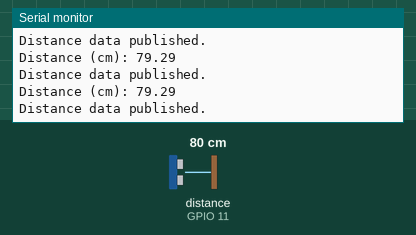
Recording of a sketch running on a simulated ESP32-S3. Parts: the last lines printed to the serial monitor. Wiring (inferred from the names in the program): ultrasonic range finder: trigger GPIO 10; echo GPIO 11. The inputs (shaded band) are chosen by the test bench; at power-on: distance to the obstacle (sensor on GPIO 11) 80 cm. The echo pulse lasts 58.3 µs per cm; WiFi joins after 1.5 s; servers stay silent unless stated; no MQTT or app messages arrive unless stated.

Above: at 2.8 s.
2.9 s: distance to the obstacle (sensor on GPIO 11) set to 2 cm
At 3.6 s:
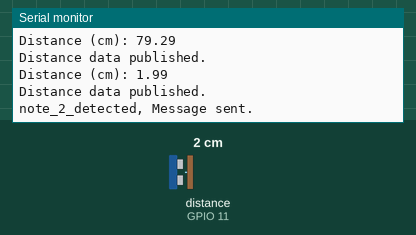
4.6 s: distance to the obstacle (sensor on GPIO 11) set to 4 cm
At 5.1 s:
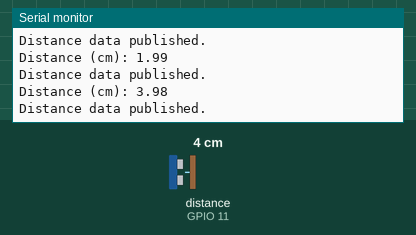
Timing chart, 0 to 7.6 s (numbered marks = the images above; inputs shaded):
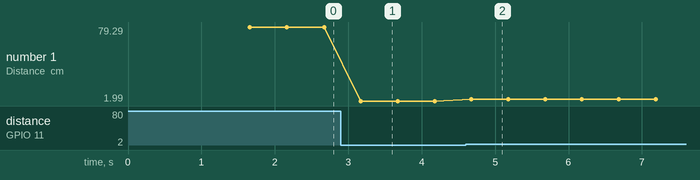

Measured:
- after the input at 2.9 s, the serial monitor: prints a new line after 0.27 s (image 1)
- after the input at 4.6 s, the serial monitor: prints a new line after 0.08 s (image 2)
- plotted number 1: 79.29 → 1.99 after the input at 2.9 s, 1.99 → 3.98 after the input at 4.6 s

The sketch:

ESP32_MQTT_2_ClientID.ino
```cpp
#include <WiFi.h>
#include <PubSubClient.h>

const char* ssid = "VM7604111";  // Replace with your Wi-Fi credentials
const char* password = "c5hFmNnrmfhn";
const char* mqtt_server = "192.168.0.43";  // Replace with your MQTT broker's IP
const char* deviceID = "ESP32_2";

const char* distanceTopic = "ultrasonic_distance_2";  // MQTT topic for distance data
const char* motionTopic = "Esp32_2_triggered";        // MQTT topic for motion detection
//const char* topic = "sensor_data";                  // MQTT topic for other sensor data
const int trigPin = 10;
const int echoPin = 11;
const int MAX_DISTANCE = 65;

// Define sound speed in cm/uS
#define SOUND_SPEED 0.034
#define CM_TO_INCH 0.393701

long duration;
float distanceCm;
float distanceInch;
bool beamBroken = false;  // Variable to track the beam state

WiFiClient espClient;
PubSubClient client(espClient);

unsigned long previousMillis = 0;
const long interval = 1;  // Set the interval for sensor readings (10 microseconds)

void setup() {
  Serial.begin(115200);      // Starts the serial communication
  pinMode(trigPin, OUTPUT);  // Sets the trigPin as an Output
  pinMode(echoPin, INPUT);   // Sets the echoPin as an Inut
  setup_wifi();
  client.setServer(mqtt_server, 1883);
}

void setup_wifi() {
  delay(100);
  Serial.println();
  Serial.print("Connecting to ");
  Serial.println(ssid);

  WiFi.begin(ssid, password);

  while (WiFi.status() != WL_CONNECTED) {
    delay(100);
    Serial.print(".");
  }

  Serial.println("");
  Serial.println("WiFi connected");
}

void reconnect() {
  while (!client.connected()) {
    Serial.print("Attempting MQTT connection...");

String clientID = "ESP32Client_" + String(deviceID);

    if (client.connect(clientID.c_str())) {
      Serial.println("connected");
    } else {
      Serial.print("failed, rc=");
      Serial.print(client.state());
      Serial.println(" try again in 5 seconds");
      delay(5000);
    }
  }
}

void loop() {
  if (!client.connected()) {
    reconnect();
  }

  unsigned long currentMillis = millis();

  // Check if it's time to read the sensor and publish data
  if (currentMillis - previousMillis >= interval) {
    previousMillis = currentMillis;

    // Clears the trigPin
    digitalWrite(trigPin, LOW);
    delayMicroseconds(2);
    // Sets the trigPin on HIGH state for 10 microseconds
    digitalWrite(trigPin, HIGH);
    delayMicroseconds(10);
    digitalWrite(trigPin, LOW);

    // Reads the echoPin, returns the sound wave travel time in microseconds
    duration = pulseIn(echoPin, HIGH);

    // Calculate the distance
    distanceCm = duration * SOUND_SPEED / 2;

    // Convert to inches
    distanceInch = distanceCm * CM_TO_INCH;

    // Prints the distance in the Serial Monitor
    Serial.print("Distance (cm): ");
    Serial.println(distanceCm);

    // Publish distance data to MQTT
    if (client.publish(distanceTopic, String(distanceCm).c_str())) {
      Serial.println("Distance data published.");
    } else {
      Serial.println("Failed to publish distance data.");
    }

    // Check if the beam is broken
    if (distanceCm < MAX_DISTANCE) {
      if (!beamBroken) {
        // Publish a "Motion detected" message to MQTT when the beam is first broken
        if (client.publish(motionTopic, "D3")) {
          Serial.println("note_2_detected, Message sent.");
          beamBroken = true;
        } else {
          Serial.println("Motion detection message failed to send.");
        }
      }
    } else {
      beamBroken = false;  // Reset the beam state when it's not broken
    }
  }

  delay(500);
}
```
